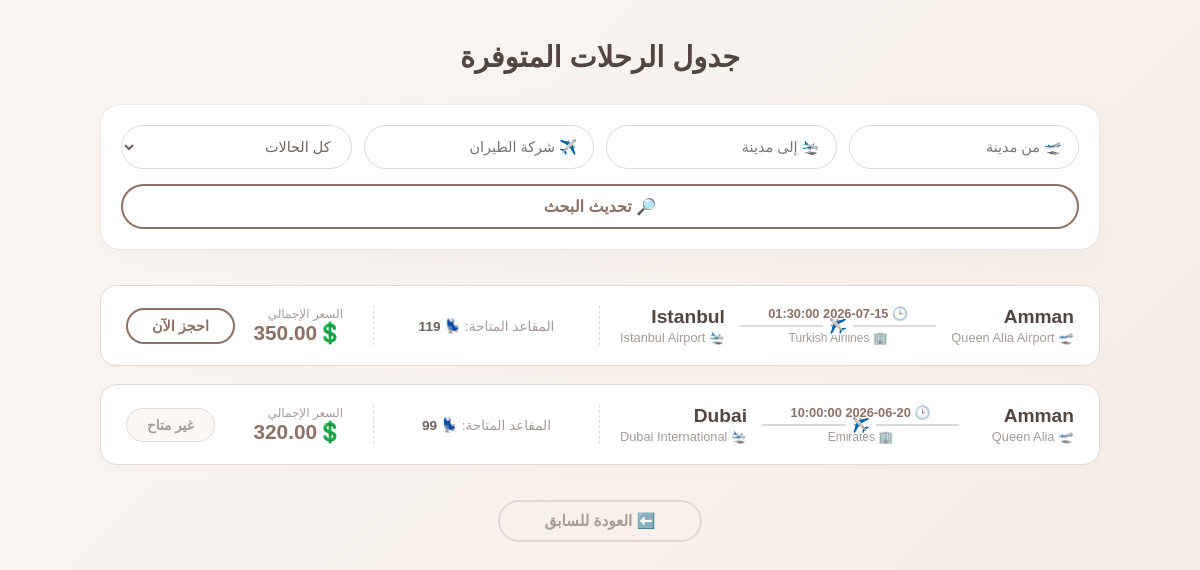
The page /pages/flights.php on the database its author committed.
### tables this page shows
CREATE TABLE `flights` (
  `id` int(11) NOT NULL,
  `from_city` varchar(100) DEFAULT NULL,
  `to_city` varchar(100) DEFAULT NULL,
  `departure_time` datetime DEFAULT NULL,
  `price` decimal(10,2) DEFAULT NULL,
  `seats` int(50) NOT NULL,
  `airline` varchar(100) DEFAULT NULL,
  `from_airport` varchar(100) DEFAULT NULL,
  `to_airport` varchar(100) DEFAULT NULL,
  `status` varchar(50) DEFAULT 'On Time'
);

### pages/flights.php (the view, shortened to what this page needs)
<?php
include "../config.php";
$langcod = $_SESSION['lang'] ?? 'ar';
$from    = isset($_GET['from']) ? mysqli_real_escape_string($conn, $_GET['from']) : '';
$to      = isset($_GET['to']) ? mysqli_real_escape_string($conn, $_GET['to']) : '';
$airline = isset($_GET['airline']) ? mysqli_real_escape_string($conn, $_GET['airline']) : '';
$sql = "SELECT * FROM flights";
$sql .= " ORDER BY id DESC";
$result = mysqli_query($conn, $sql);
?>
<!DOCTYPE html>
<html lang="<?= $langcod ?>" dir="<?= $langcod == 'ar' ? 'rtl' : 'ltr' ?>">
<head>
    <link rel="stylesheet" href="../assets/css/flights-list-style.css">
    <link href="https://googleapis.com/css2?family=Cairo:wght@400;600;700&family=Poppins:wght@400;500;600&display=swap" rel="stylesheet">
</head>
<body>
<div class="page-container">
    <h2><?= $langcod == 'ar' ? 'جدول الرحلات المتوفرة' : 'Available Flight Schedules' ?></h2>
    <div class="search-box">
        <form method="GET">
            <div class="filter-inputs">
                <input type="text" name="from" value="<?= htmlspecialchars($from) ?>" placeholder="<?= $langcod == 'ar' ? '🛫 من مدينة' : '🛫 From' ?>">
                <input type="text" name="to" value="<?= htmlspecialchars($to) ?>" placeholder="<?= $langcod == 'ar' ? '🛬 إلى مدينة' : '🛬 To' ?>">
                <input type="text" name="airline" value="<?= htmlspecialchars($airline) ?>" placeholder="<?= $langcod == 'ar' ? '✈️ شركة الطيران' : '✈️ Airline' ?>">
                <select name="status">
                    <option value=""><?= $langcod == 'ar' ? 'كل الحالات' : 'All Status' ?></option>
                </select>
            </div>
            <button type="submit" class="search-btn">
                🔎 <?= $langcod == 'ar' ? 'تحديث البحث' : 'Search' ?>
            </button>
        </form>
    </div>
    <div class="flights-list-wrapper">
    <?php if (mysqli_num_rows($result) > 0): ?>
        <?php while($row = $result->fetch_assoc()): ?>
            <?php $today = date("Y-m-d H:i:s"); ?>
            <div class="flight-strip-card animated-fadeIn">
                <div class="strip-section route-info">
                    <div class="station">
                        <h3><?= ($langcod == 'en' && !empty($row['from_city_en'])) ? $row['from_city_en'] : $row['from_city']; ?></h3>
                        <small>🛫 <?= $row['from_airport']; ?></small>
                    </div>
                    <div class="route-line-divider">
                        <span class="time-text">🕒 <?= $row['departure_time']; ?></span>
                        <div class="line"><span class="plane-bullet">✈️</span></div>
                        <span class="airline-text">🏢 <?= $row['airline']; ?></span>
                    </div>
                    <div class="station">
                        <h3><?= ($langcod == 'en' && !empty($row['to_city_en'])) ? $row['to_city_en'] : $row['to_city']; ?></h3>
                        <small>🛬 <?= $row['to_airport']; ?></small>
                    </div>
                </div>
                <div class="strip-section status-info">
                    <div class="seats-left">
                        <span><?= $langcod == 'ar' ? 'المقاعد المتاحة:' : 'Seats:' ?></span>
                        <strong>💺 <?= $row['seats']; ?></strong>
                    </div>
                </div>
                <div class="strip-section price-action">
                    <div class="price-box">
                        <small><?= $langcod == 'ar' ? 'السعر الإجمالي' : 'Total Price' ?></small>
                        <span class="price-value">💲<?= $row['price']; ?></span>
                    </div>
                    <div class="btn-box">
                        <?php if($row['status'] == 'Cancelled'){ ?>
                            <button class="disabled-pill" disabled><?= $langcod == 'ar' ? 'ملغية' : 'Cancelled' ?></button>
                        <?php } elseif ($row['status'] == 'Delayed'){ ?>
                            <button class="disabled-pill" disabled><?= $langcod == 'ar' ? 'متأخرة' : 'Delayed' ?></button>
                        <?php } elseif ($row['departure_time'] <= $today){ ?>
                            <button class="disabled-pill" disabled><?= $langcod == 'ar' ? 'غير متاح' : 'Expired' ?></button>
                        <?php } elseif ($row['seats'] <= 0){ ?>
                            <button class="disabled-pill" disabled><?= $langcod == 'ar' ? 'ممتلئة' : 'Full' ?></button>
                        <?php } else { ?>
                            <a href="booking.php?id=<?= $row['id']; ?>" class="transparent-pill-btn">
                                <?= $langcod == 'ar' ? 'احجز الآن' : 'Book Now' ?>
                            </a>
                        <?php } ?>
                    </div>
                </div>
            </div>
        <?php endwhile; ?>
    <?php else: ?>
        <div class="no-results-capsule">
            <p>❌ <?= $langcod == 'ar' ? 'عذراً، لم نجد رحلات متوفرة تطابق تصفية البحث الحالية.' : 'No flights match your filter settings.' ?></p>
        </div>
    <?php endif; ?>
    </div>
    <div class="back-buttons">
        <a href="javascript:history.back()" class="back-btn">
            ⬅️ <?= $langcod == 'ar' ? 'العودة للسابق' : 'Back' ?>
        </a>
    </div>
</div>
</body>
</html>

### assets/css/flights-list-style.css (style rules this page uses)
* { box-sizing: border-box; margin: 0; padding: 0; }
body { font-family: 'Cairo', 'Poppins', sans-serif; background: linear-gradient(135deg, #fcf8f5, #f3eae4); color: #6e625d; padding: 40px 20px; min-height: 100vh; display: flex; justify-content: center; }
.page-container { max-width: 1000px; width: 100%; }
h2 { color: #514641; font-size: 1.8rem; margin-bottom: 30px; font-weight: 700; text-align: center; }
.search-box { background: #ffffff; border-radius: 20px; box-shadow: 0 10px 30px rgba(140, 113, 101, 0.04); padding: 20px; margin-bottom: 35px; border: 1px solid rgba(224, 216, 213, 0.6); }
.search-box form { display: flex; flex-direction: column; gap: 15px; }
.filter-inputs { display: grid; grid-template-columns: repeat(4, 1fr); gap: 12px; }
.filter-inputs input, .filter-inputs select { width: 100%; padding: 12px 16px; border: 1px solid #e0d8d5; border-radius: 50px; font-family: inherit; font-size: 0.9rem; color: #6e625d; outline: none; background-color: #ffffff; transition: all 0.2s; }
.search-btn { background: transparent; color: #8c7165; border: 2px solid #8c7165; padding: 11px 45px; font-size: 1rem; font-weight: 600; border-radius: 50px; cursor: pointer; font-family: inherit; transition: all 0.25s ease; }
.flights-list-wrapper { display: flex; flex-direction: column; gap: 18px; margin-bottom: 35px; }
.flight-strip-card { background: #ffffff; border-radius: 16px; border: 1px solid #e0d8d5; padding: 20px 25px; box-shadow: 0 4px 12px rgba(140, 113, 101, 0.02); display: grid; grid-template-columns: 2fr 1fr 1fr; align-items: center; gap: 20px; transition: transform 0.2s, box-shadow 0.2s; }
.strip-section { display: flex; align-items: center; }
.route-info { display: flex; justify-content: space-between; align-items: center; gap: 15px; }
.station { display: flex; flex-direction: column; min-width: 100px; }
.station h3 { font-size: 1.2rem; color: #514641; font-weight: 700; }
.station small { font-size: 0.8rem; color: #a69b97; margin-top: 2px; }
.route-line-divider { flex: 1; display: flex; flex-direction: column; align-items: center; gap: 4px; }
.route-line-divider .time-text { font-size: 0.8rem; color: #8c7165; font-weight: 600; }
.route-line-divider .airline-text { font-size: 0.75rem; color: #a69b97; }
.route-line-divider .line { position: relative; width: 100%; height: 2px; background: #e0d8d5; display: flex; justify-content: center; align-items: center; }
.plane-bullet { position: absolute; background: #ffffff; padding: 0 6px; font-size: 0.9rem; color: #8c7165; }
html[dir="rtl"] .plane-bullet { transform: scaleX(-1); }
.status-info { flex-direction: column; justify-content: center; align-items: center; gap: 8px; border-inline: 1px dashed #e0d8d5; height: 100%; padding: 0 10px; }
.seats-left { font-size: 0.85rem; }
.seats-left span { color: #a69b97; }
.seats-left strong { color: #6e625d; font-weight: 600; }
.price-action { justify-content: space-between; gap: 15px; padding-inline-start: 10px; }
.price-box { display: flex; flex-direction: column; }
.price-box small { font-size: 0.75rem; color: #a69b97; }
.price-box .price-value { font-size: 1.3rem; color: #8c7165; font-weight: 700; }
.btn-box { display: flex; justify-content: flex-end; }
.transparent-pill-btn { background: transparent; color: #8c7165; border: 2px solid #8c7165; padding: 8px 24px; font-size: 0.9rem; font-weight: 600; border-radius: 50px; text-decoration: none; transition: all 0.25s ease; text-align: center; white-space: nowrap; }
.disabled-pill { background: #fcf8f5; color: #a69b97; border: 1px solid #e0d8d5; padding: 8px 20px; font-size: 0.85rem; font-weight: 600; border-radius: 50px; cursor: not-allowed; white-space: nowrap; }
.back-buttons { display: flex; justify-content: center; margin-top: 15px; }
.back-btn { background: transparent; color: #a69b97; border: 2px solid #e0d8d5; padding: 10px 45px; border-radius: 50px; text-decoration: none; font-weight: 600; font-size: 0.95rem; transition: all 0.25s ease; }
.animated-fadeIn { animation: fadeIn 0.4s ease-out forwards; }

### rows shown on the page
flights: from_city "Amman", from_airport "Queen Alia Airport", departure_time "2026-07-15 01:30:00", airline "Turkish Airlines", to_city "Istanbul", to_airport "Istanbul Airport", seats "119", price "350.00", shows "احجز الآن"
flights: from_city "Amman", from_airport "Queen Alia", departure_time "2026-06-20 10:00:00", airline "Emirates", to_city "Dubai", to_airport "Dubai International", seats "99", price "320.00", status "غير متاح"
